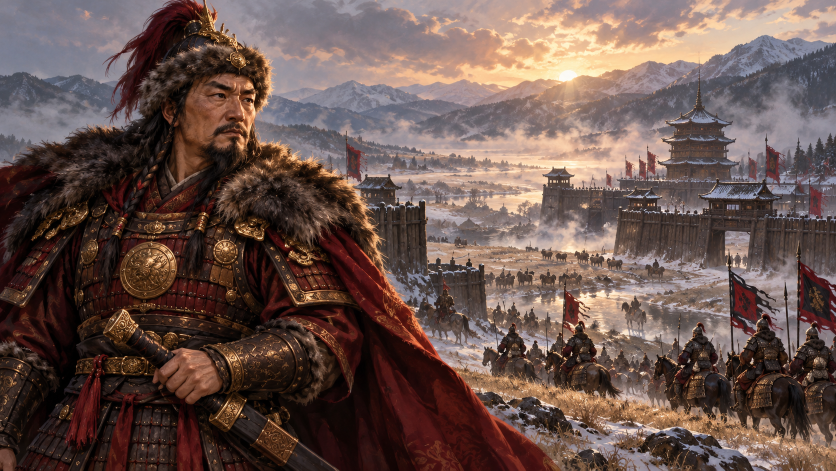
#> input picture art-source/JinDynasty/Aguda.png, 1672 x 941 px (shown at 1/2 size)
$ python -i setup_art.py   (imports and definitions only)
#> lines starting #> are read from the running program, lines starting #| are printed output that depends on the picture
#> further down, picture is the input picture: PIL image 1672x941 RGB; mean R, G, B 104.7, 83.2, 77.1
"""Fit civilization maps to the 360×410 game window on a block-aligned DDS."""
from pathlib import Path

from PIL import Image, ImageFilter, ImageOps

from dds_mips import raw_mips

MAP_WINDOW = (360, 410)
MAP_SIZE = (360, 412)
RESAMPLE = Image.Resampling.LANCZOS


def fit_canvas(source, size):
    """Preserve the whole image and its proportions, including labels at the edges."""
#> called with size = (360, 410)
    image = source.convert('RGBA')
    foreground = ImageOps.contain(image, size, RESAMPLE)
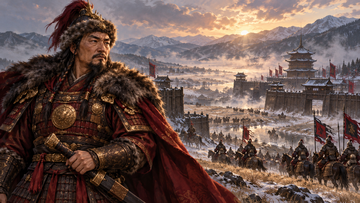
#> foreground: PIL image 360x203 RGBA; mean R, G, B, A 104.7, 83.2, 77.1, 255
    if foreground.size == size:
        return foreground
    # Extend the artwork into the margins without duplicating sharp detail.
    background = ImageOps.fit(image, size, RESAMPLE).filter(ImageFilter.GaussianBlur(24))
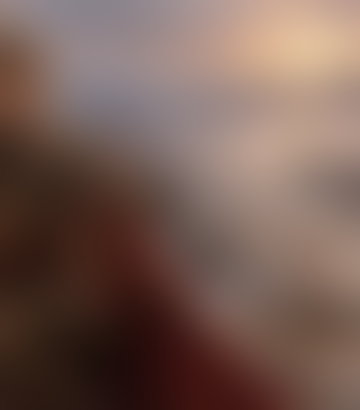
#> background: PIL image 360x410 RGBA; mean R, G, B, A 118.1, 92.9, 84.2, 255
    left = (size[0] - foreground.width) // 2
#> left = 0
    top = (size[1] - foreground.height) // 2
#> top = 103
    background.paste(foreground, (left, top))
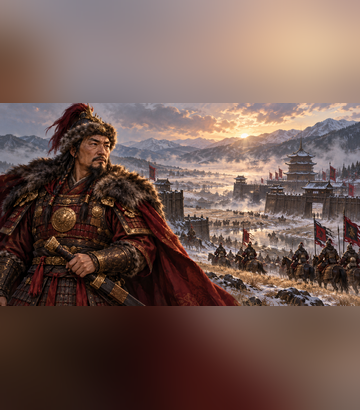
#> background: PIL image 360x410 RGBA; mean R, G, B, A 112.7, 88.9, 81.5, 255
    return background


def map_canvas(source):
    window = fit_canvas(source, MAP_WINDOW)
    canvas = Image.new('RGBA', MAP_SIZE)
#> canvas: PIL image 360x412 RGBA; every value is 0
    canvas.paste(window)
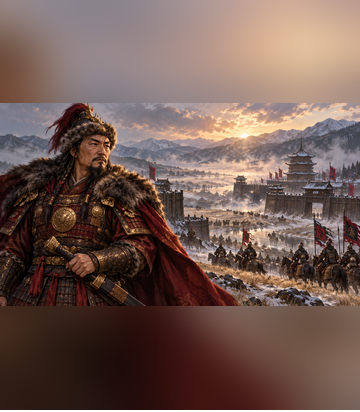
#> canvas: PIL image 360x412 RGBA; mean R, G, B, A 112.2, 88.5, 81.1, 253.8; transparent parts drawn white
    canvas.paste(window.crop((0, MAP_WINDOW[1] - 1, MAP_WINDOW[0], MAP_WINDOW[1])).resize((MAP_SIZE[0], 2)),
                 (0, MAP_WINDOW[1]))
    return canvas


def write_map(source, path: Path):
    path.write_bytes(raw_mips(map_canvas(source)))

>>> from PIL import Image
>>> picture = Image.open('../art-source/JinDynasty/Aguda.png')
>>> result = map_canvas(picture)
